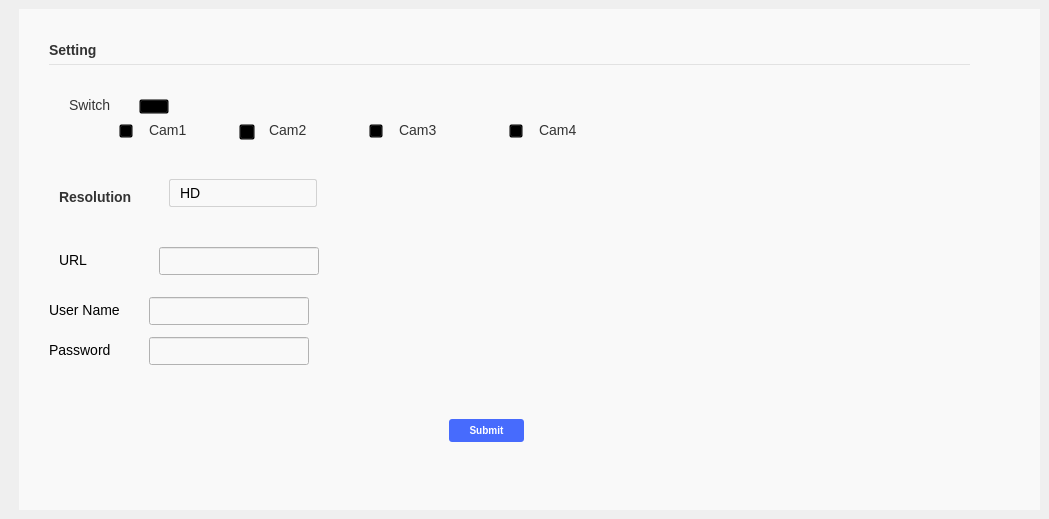
   <widget class="QWidget" name="tab_4">
    <attribute name="title">
     <string>RTMP</string>
    </attribute>
    <widget class="QWidget" name="widget_5" native="true">
     <property name="geometry">
      <rect>
       <x>19</x>
       <y>9</y>
       <width>1021</width>
       <height>501</height>
      </rect>
     </property>
     <property name="styleSheet">
      <string notr="true">QWidget{
background-color: #F9F9F9;
	font-family: &quot;Microsoft YaHei&quot;;
	font-size:14px;
    color: #333333;
}
/*1个开关*/
QPushButton#RTMPswith{
	background-color:#00000000;
	border-image: url(:/images/switch_off.png);
}
QPushButton#RTMPswith:checked{
	border-image:url(:/images/switch_on.png);
}
/*4个通道选择按钮*/
QPushButton#RTMPpushButton_cam1,
#RTMPpushButton_cam2,
#RTMPpushButton_cam3,
#RTMPpushButton_cam4{
	background-color:#00000000;
	border-image: url(:/images/device_unselect.png);
}

QPushButton#RTMPpushButton_cam1:checked,
#RTMPpushButton_cam2:checked,
#RTMPpushButton_cam3:checked,
#RTMPpushButton_cam4:checked{
	border-image:url(:/images/device_select.png);
}

/*确定按钮*/
QPushButton#RTMPpushButton_submit {
	background-color:rgba(71,107,253,1);
	border-width:0;
    padding:4px;  
	border-style:inset;  
	border-radius:3px;  
	color:white;
	font-family: &quot;Microsoft YaHei&quot;;
	font:bold 10px;
}
QPushButton#RTMPpushButton_submit:pressed {  
    padding-left:6px;  
    padding-top:6px;  
}  

</string>
     </property>
     <widget class="QLabel" name="RTMPlabel_setting">
      <property name="geometry">
       <rect>
        <x>30</x>
        <y>25</y>
        <width>61</width>
        <height>31</height>
       </rect>
      </property>
      <property name="styleSheet">
       <string notr="true">	font-family: &quot;Microsoft YaHei&quot;;
	font:bold 14px;
    color: #333333;</string>
      </property>
      <property name="text">
       <string>Setting</string>
      </property>
     </widget>
     <widget class="QPushButton" name="RTMPpushButton_cam4">
      <property name="geometry">
       <rect>
        <x>490</x>
        <y>115</y>
        <width>14</width>
        <height>14</height>
       </rect>
      </property>
      <property name="sizePolicy">
       <sizepolicy hsizetype="Maximum" vsizetype="Maximum">
        <horstretch>14</horstretch>
        <verstretch>14</verstretch>
       </sizepolicy>
      </property>
      <property name="minimumSize">
       <size>
        <width>14</width>
        <height>14</height>
       </size>
      </property>
      <property name="focusPolicy">
       <enum>Qt::NoFocus</enum>
      </property>
      <property name="styleSheet">
       <string notr="true"/>
      </property>
      <property name="text">
       <string/>
      </property>
      <property name="iconSize">
       <size>
        <width>14</width>
        <height>14</height>
       </size>
      </property>
      <property name="checkable">
       <bool>true</bool>
      </property>
      <property name="checked">
       <bool>false</bool>
      </property>
     </widget>
     <widget class="QLabel" name="RTMPlabel_cam4">
      <property name="geometry">
       <rect>
        <x>520</x>
        <y>110</y>
        <width>43</width>
        <height>22</height>
       </rect>
      </property>
      <property name="text">
       <string>Cam4</string>
      </property>
     </widget>
     <widget class="Line" name="RTMPline">
      <property name="geometry">
       <rect>
        <x>30</x>
        <y>55</y>
        <width>921</width>
        <height>1</height>
       </rect>
      </property>
      <property name="styleSheet">
       <string notr="true">border: 0px solid red; background-color: #E2E2E2; </string>
      </property>
      <property name="orientation">
       <enum>Qt::Horizontal</enum>
      </property>
     </widget>
     <widget class="QPushButton" name="RTMPpushButton_cam1">
      <property name="geometry">
       <rect>
        <x>100</x>
        <y>115</y>
        <width>14</width>
        <height>14</height>
       </rect>
      </property>
      <property name="sizePolicy">
       <sizepolicy hsizetype="Maximum" vsizetype="Maximum">
        <horstretch>14</horstretch>
        <verstretch>14</verstretch>
       </sizepolicy>
      </property>
      <property name="minimumSize">
       <size>
        <width>14</width>
        <height>14</height>
       </size>
      </property>
      <property name="focusPolicy">
       <enum>Qt::NoFocus</enum>
      </property>
      <property name="styleSheet">
       <string notr="true"/>
      </property>
      <property name="text">
       <string/>
      </property>
      <property name="iconSize">
       <size>
        <width>14</width>
        <height>14</height>
       </size>
      </property>
      <property name="checkable">
       <bool>true</bool>
      </property>
      <property name="checked">
       <bool>true</bool>
      </property>
     </widget>
     <widget class="QLabel" name="RTMPlabel_cam1">
      <property name="geometry">
       <rect>
        <x>130</x>
        <y>110</y>
        <width>43</width>
        <height>22</height>
       </rect>
      </property>
      <property name="text">
       <string>Cam1</string>
      </property>
     </widget>
     <widget class="QPushButton" name="RTMPpushButton_cam3">
      <property name="geometry">
       <rect>
        <x>350</x>
        <y>115</y>
        <width>14</width>
        <height>14</height>
       </rect>
      </property>
      <property name="sizePolicy">
       <sizepolicy hsizetype="Maximum" vsizetype="Maximum">
        <horstretch>14</horstretch>
        <verstretch>14</verstretch>
       </sizepolicy>
      </property>
      <property name="minimumSize">
       <size>
        <width>14</width>
        <height>14</height>
       </size>
      </property>
      <property name="focusPolicy">
       <enum>Qt::NoFocus</enum>
      </property>
      <property name="styleSheet">
       <string notr="true"/>
      </property>
      <property name="text">
       <string/>
      </property>
      <property name="iconSize">
       <size>
        <width>14</width>
        <height>14</height>
       </size>
      </property>
      <property name="checkable">
       <bool>true</bool>
      </property>
      <property name="checked">
       <bool>false</bool>
      </property>
     </widget>
     <widget class="QPushButton" name="RTMPpushButton_cam2">
      <property name="geometry">
       <rect>
        <x>220</x>
        <y>115</y>
        <width>16</width>
        <height>16</height>
       </rect>
      </property>
      <property name="sizePolicy">
       <sizepolicy hsizetype="Maximum" vsizetype="Maximum">
        <horstretch>14</horstretch>
        <verstretch>14</verstretch>
       </sizepolicy>
      </property>
      <property name="minimumSize">
       <size>
        <width>14</width>
        <height>14</height>
       </size>
      </property>
      <property name="focusPolicy">
       <enum>Qt::NoFocus</enum>
      </property>
      <property name="styleSheet">
       <string notr="true"/>
      </property>
      <property name="text">
       <string/>
      </property>
      <property name="iconSize">
       <size>
        <width>14</width>
        <height>14</height>
       </size>
      </property>
      <property name="checkable">
       <bool>true</bool>
      </property>
      <property name="checked">
       <bool>false</bool>
      </property>
     </widget>
     <widget class="QLabel" name="RTMPlabel_cam3">
      <property name="geometry">
       <rect>
        <x>380</x>
        <y>110</y>
        <width>43</width>
        <height>22</height>
       </rect>
      </property>
      <property name="text">
       <string>Cam3</string>
      </property>
     </widget>
     <widget class="QLabel" name="RTMPlabel_cam2">
      <property name="geometry">
       <rect>
        <x>250</x>
        <y>110</y>
        <width>43</width>
        <height>22</height>
       </rect>
      </property>
      <property name="text">
       <string>Cam2</string>
      </property>
     </widget>
     <widget class="QLabel" name="RTMPlabel_swith">
      <property name="geometry">
       <rect>
        <x>50</x>
        <y>90</y>
        <width>54</width>
        <height>12</height>
       </rect>
      </property>
      <property name="text">
       <string>Switch</string>
      </property>
     </widget>
     <widget class="QPushButton" name="RTMPswith">
      <property name="geometry">
       <rect>
        <x>120</x>
        <y>90</y>
        <width>30</width>
        <height>15</height>
       </rect>
      </property>
      <property name="focusPolicy">
       <enum>Qt::NoFocus</enum>
      </property>
      <property name="styleSheet">
       <string notr="true"/>
      </property>
      <property name="text">
       <string/>
      </property>
      <property name="checkable">
       <bool>true</bool>
      </property>
     </widget>
     <widget class="QComboBox" name="RTMPcomboBox">
      <property name="geometry">
       <rect>
        <x>150</x>
        <y>170</y>
        <width>148</width>
        <height>28</height>
       </rect>
      </property>
      <property name="styleSheet">
       <string notr="true">QComboBox {
      border: 1px solid #D2D2D2;
      border-radius: 2px;
      padding: 1px 10px 1px 10px;
      min-width: 6em;
	  color:#000000;
	  font-size:14px;
  }

  QComboBox:editable {
      background:#F9F9F9;
  }

  QComboBox:!editable, QComboBox::drop-down:editable {
       background: #F9F9F9;
  }

  QComboBox:!editable:on, QComboBox::drop-down:editable:on {
      background: #F9F9F9;
      padding-top: 1px;
      padding-left: 10px;
  }

  QComboBox::drop-down {
      subcontrol-origin: padding;
      subcontrol-position: top right;
      width: 60px;
      border-left-width: 1px;
      border-left-color: darkgray;
      border-radius: 4px;
  }

  QComboBox::down-arrow {
	padding: 1px 1px 1px 30px;
	width:10;
	height:6;
	image:url(:/images/comboxArrow.png)
  }

  QComboBox::down-arrow:on {
      top: 0px;
      left: 0px;
  }

/**************   QComboBox 定制 ****************/
QComboBox QAbstractItemView
{
    outline:0px;
    background:#ffffff;
	border:1px solid rgba(0,0,0,0.15);
}
QComboBox QAbstractItemView::item
{
    padding-left:20px;
	border-width:0px;
    font-size:14px;
    color:#333333;
    background:#ffffff;
    font-family:&quot;Microsoft YaHei&quot;;
	min-height: 30px; 
}

QComboBox QAbstractItemView::item:selected
{
	background:#000000;
	border-width:0px
}

QComboBox QScrollBar::vertical{
    width:6px;
    background:#FFFFFF;
    border:none;
    border-radius:3px;
}
QComboBox QScrollBar::handle::vertical{ 
    border-radius:3px;
    width: 6px;
    background:#D8D8D8;
}
QComboBox QScrollBar::handle::vertical::hover{
    background:rgb(232,232,232);
}
QComboBox QScrollBar::add-line::vertical{
    border:none;
}
QComboBox QScrollBar::sub-line::vertical{
    border:none;
}</string>
      </property>
      <item>
       <property name="text">
        <string>HD</string>
       </property>
      </item>
      <item>
       <property name="text">
        <string>SD</string>
       </property>
      </item>
     </widget>
     <widget class="QLabel" name="RTMPlabel_resolution">
      <property name="geometry">
       <rect>
        <x>40</x>
        <y>180</y>
        <width>81</width>
        <height>16</height>
       </rect>
      </property>
      <property name="styleSheet">
       <string notr="true">font-family: &quot;Microsoft YaHei&quot;;
	font:bold 14px;
    color: #333333;</string>
      </property>
      <property name="text">
       <string>Resolution</string>
      </property>
     </widget>
     <widget class="QLabel" name="RTMPlabel_url">
      <property name="geometry">
       <rect>
        <x>40</x>
        <y>240</y>
        <width>41</width>
        <height>22</height>
       </rect>
      </property>
      <property name="styleSheet">
       <string notr="true">color: #000000;</string>
      </property>
      <property name="text">
       <string>URL</string>
      </property>
     </widget>
     <widget class="QLineEdit" name="RTMPlineEdit_url">
      <property name="geometry">
       <rect>
        <x>140</x>
        <y>238</y>
        <width>160</width>
        <height>28</height>
       </rect>
      </property>
     </widget>
     <widget class="QLabel" name="RTMPlabel_username">
      <property name="geometry">
       <rect>
        <x>30</x>
        <y>290</y>
        <width>91</width>
        <height>22</height>
       </rect>
      </property>
      <property name="styleSheet">
       <string notr="true">color: #000000;</string>
      </property>
      <property name="text">
       <string>User Name</string>
      </property>
     </widget>
     <widget class="QLineEdit" name="RTMPlineEdit_username">
      <property name="geometry">
       <rect>
        <x>130</x>
        <y>288</y>
        <width>160</width>
        <height>28</height>
       </rect>
      </property>
     </widget>
     <widget class="QLabel" name="RTMPlabel_password">
      <property name="geometry">
       <rect>
        <x>30</x>
        <y>330</y>
        <width>91</width>
        <height>22</height>
       </rect>
      </property>
      <property name="styleSheet">
       <string notr="true">color: #000000;</string>
      </property>
      <property name="text">
       <string>Password</string>
      </property>
     </widget>
     <widget class="QLineEdit" name="RTMPlineEdit_password">
      <property name="geometry">
       <rect>
        <x>130</x>
        <y>328</y>
        <width>160</width>
        <height>28</height>
       </rect>
      </property>
     </widget>
     <widget class="QPushButton" name="RTMPpushButton_submit">
      <property name="geometry">
       <rect>
        <x>430</x>
        <y>410</y>
        <width>75</width>
        <height>23</height>
       </rect>
      </property>
      <property name="focusPolicy">
       <enum>Qt::NoFocus</enum>
      </property>
      <property name="styleSheet">
       <string notr="true"/>
      </property>
      <property name="text">
       <string>Submit</string>
      </property>
     </widget>
    </widget>
   </widget>
